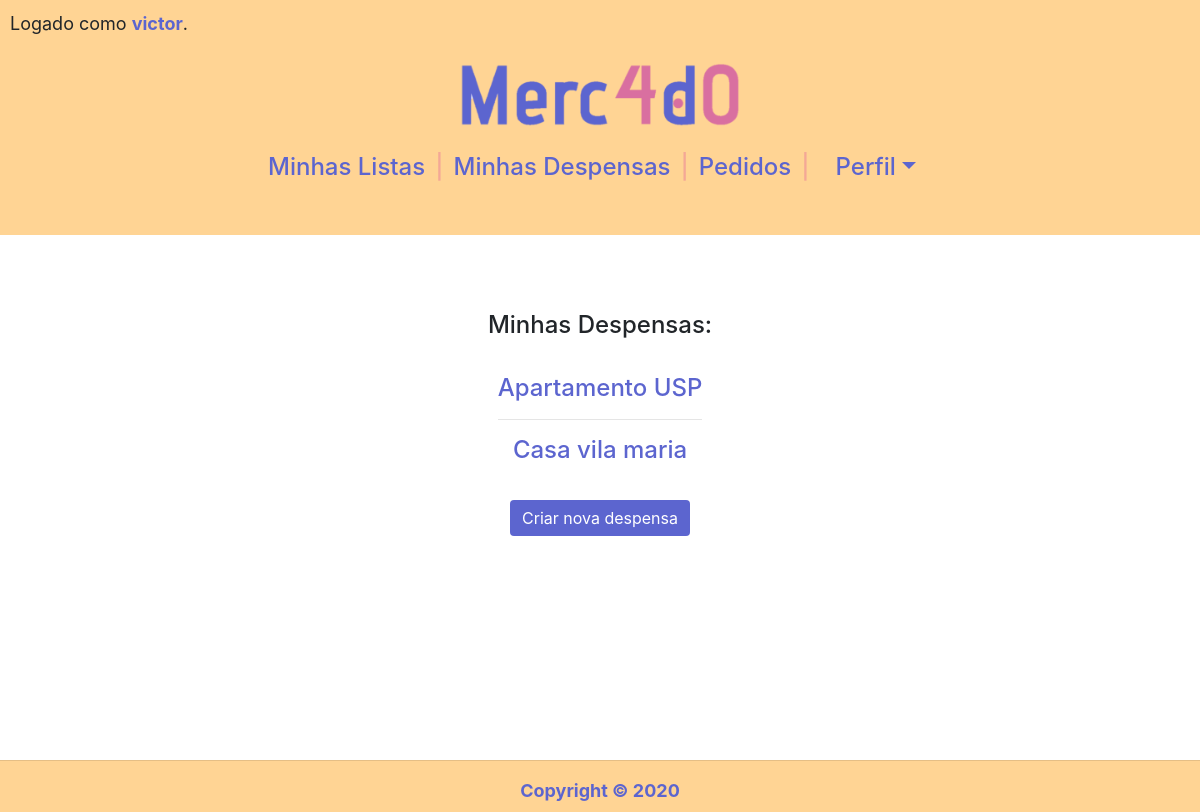
The app's page /acompanhamentos (signed in), older data.
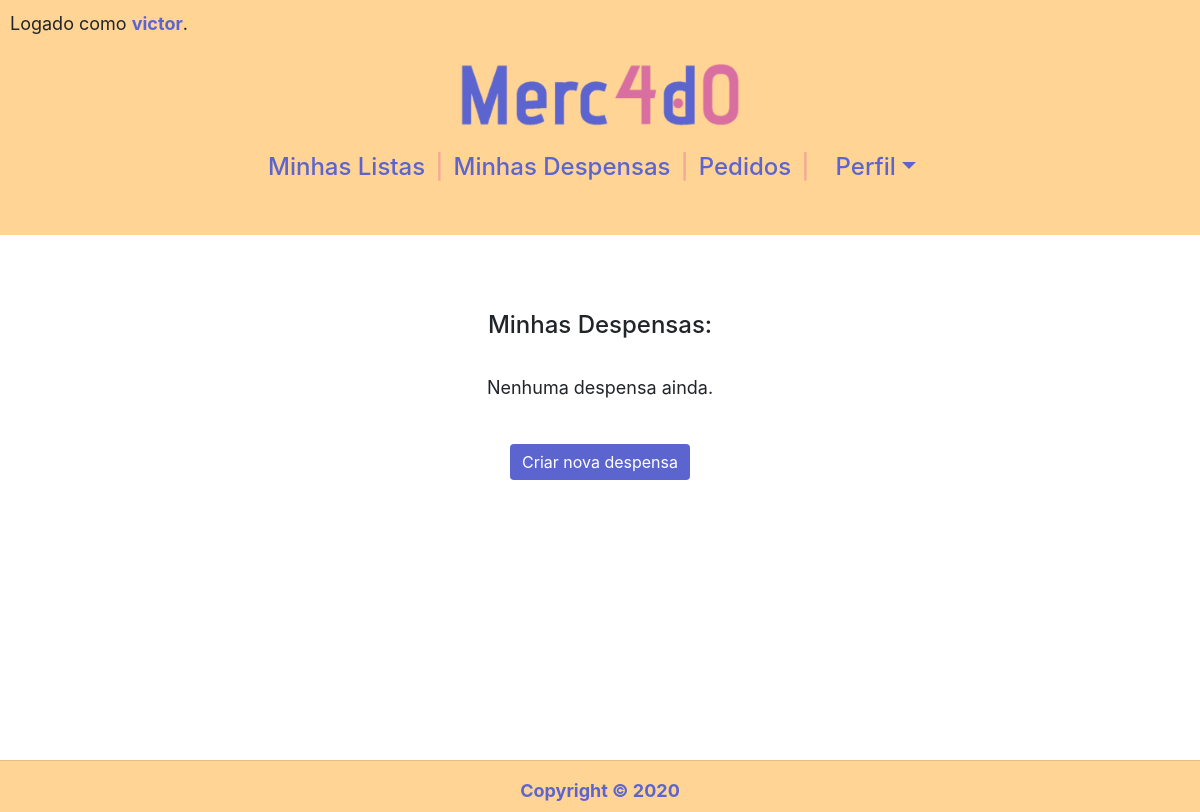
The same page, newer data.
### compras/models.py (models this page shows, shortened)
class Acompanhamento(models.Model):
    nome = models.CharField(max_length=50)
    usuario = models.ForeignKey(Usuario,
                                on_delete=models.CASCADE,
                                related_name="acompanhamentos")

### compras/views.py (the view)
# urls.py: path('acompanhamentos', views.acompanhamentos, name="acompanhamentos"),
@login_required(login_url='login')
def acompanhamentos(request):
    return render(request, "compras/acompanhamentos.html", {
        "acompanhamentos": Acompanhamento.objects.filter(usuario=request.user).order_by('nome'),
        "produtos": Produto.objects.order_by('nome'),
    })

### compras/templates/compras/acompanhamentos.html (shortened to what this page needs)
{% extends "compras/layout.html" %}
{% load static %}
{% block body %}
<div class="container">
<div id="row" class="row">
<div class="col" style="margin-top: 12px;">
<h4>Minhas Despensas:</h4>
<br>
<ul>
    {% for acompanhamento in acompanhamentos %}
    {% if forloop.counter0 > 0 %}
    <hr>
    {% endif %}
    <li>
        <h4><a href="" onclick="mostrar('{{ acompanhamento.id }}'); return false">{{ acompanhamento.nome }}</a></h4>
    </li>
{% empty %}
    <p>Nenhuma despensa ainda.</p>
    {% endfor %}
</ul>
<br>
<button id="but_criar" type="button" onclick="document.querySelector('#criar').style.display = 'block'; this.style.display = 'none'" class="btn btn-primary">Criar nova despensa</button>
</div>
</div>
</div>
{% endblock %}

Row changes from the older to the newer data that the page shows:
removed Acompanhamento: nome "Apartamento USP"
removed Acompanhamento: nome "Casa vila maria"
Text that changed along with them:
text now shown: "Nenhuma despensa ainda."
